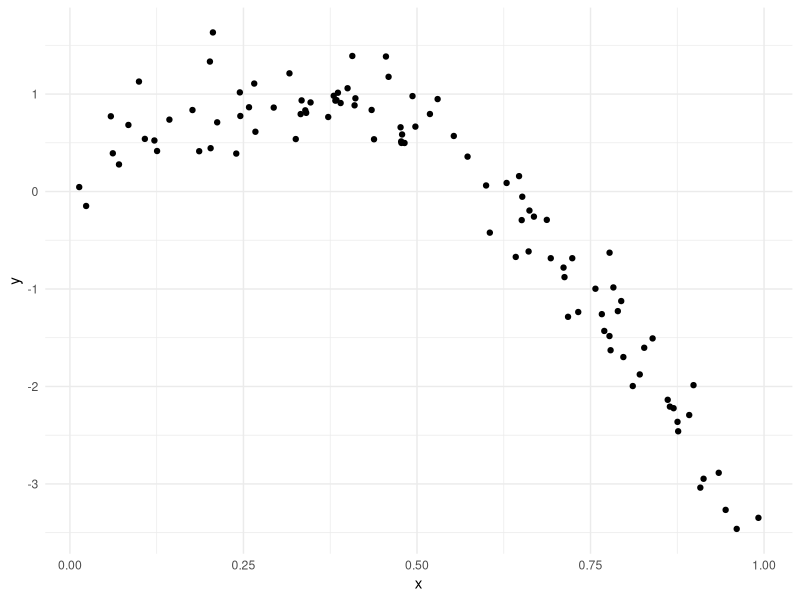
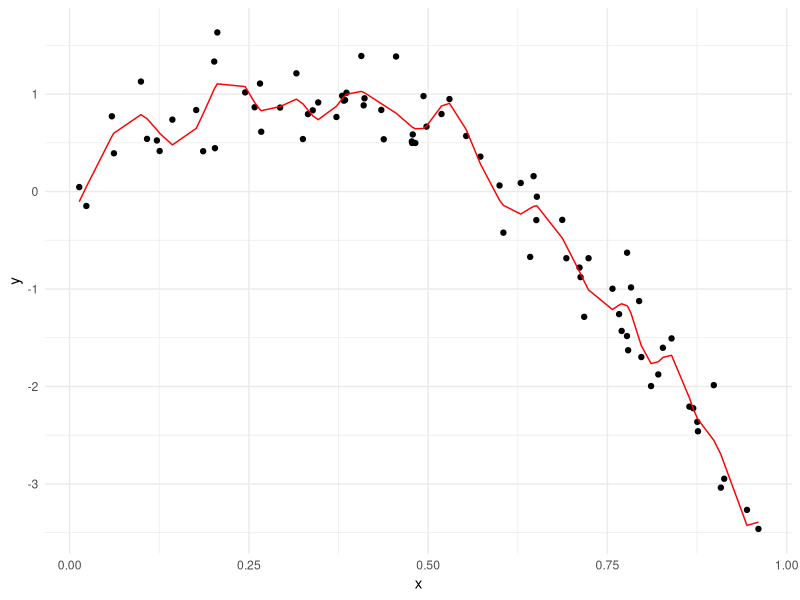

These figures' R source, in order:
## ---- chunk 1
library(tidyverse)
library(modelr)
library(mgcv)

knitr::opts_chunk$set(
  fig.width = 6,
  fig.asp = 0.6,
  out.width = "90%"
)

theme_set(theme_minimal() + theme(legend.position = "bottom"))

options(
  ggplot2.continuous.colour = "viridis",
  ggplot2.continuous.fill = "viridis"
)

scale_colour_discrete = scale_color_viridis_d
scale_fill_discrete = scale_fill_viridis_d

set.seed(1)
## ---- chunk 2
nonlin_df = 
  tibble(
    id = 1:100,
    x = runif(100, 0, 1),
    y = 1 - 10 * (x - .3) ^ 2 + rnorm(100, 0, .3)
  )

nonlin_df |> 
  ggplot(aes(x = x, y = y)) + 
  geom_point()
## ---- chunk 3
train_df = sample_n(nonlin_df, size = 80)
test_df = anti_join(nonlin_df, train_df, by = "id")
## ---- chunk 4
linear_mod = lm(y ~ x, data = train_df)
smooth_mod = gam(y ~ s(x), data = train_df)
wiggly_mod = gam(y~s(x, k = 30), sp = 10e-6, data = train_df)
## ---- chunk 5
train_df %>% 
  add_predictions(wiggly_mod) %>% 
  ggplot(aes(x = x, y = y)) +
  geom_point() +  
  geom_line(aes(y = pred), color = "red")
## ---- chunk 6
rmse(linear_mod, test_df)
rmse(smooth_mod, test_df)
rmse(wiggly_mod, test_df)
